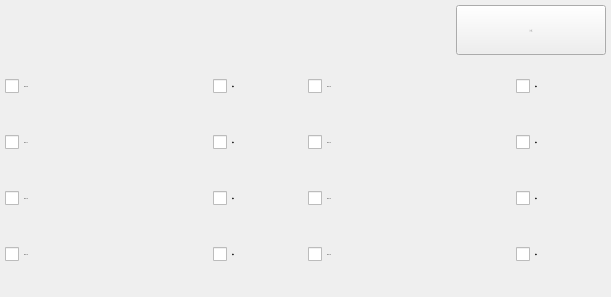
        <widget class="QWidget" name="pageTwo">
         <layout class="QGridLayout" name="gridLayout_3">
          <property name="horizontalSpacing">
           <number>5</number>
          </property>
          <property name="margin">
           <number>5</number>
          </property>
          <item row="0" column="0" colspan="2">
           <layout class="QHBoxLayout" name="horizontalLayout_17">
            <item>
             <spacer name="horizontalSpacer">
              <property name="orientation">
               <enum>Qt::Horizontal</enum>
              </property>
              <property name="sizeHint" stdset="0">
               <size>
                <width>40</width>
                <height>20</height>
               </size>
              </property>
             </spacer>
            </item>
            <item>
             <widget class="QPushButton" name="BtnPrev">
              <property name="minimumSize">
               <size>
                <width>150</width>
                <height>50</height>
               </size>
              </property>
              <property name="maximumSize">
               <size>
                <width>150</width>
                <height>50</height>
               </size>
              </property>
              <property name="font">
               <font>
                <family>微软雅黑</family>
                <pointsize>-1</pointsize>
                <weight>50</weight>
                <italic>false</italic>
                <bold>false</bold>
               </font>
              </property>
              <property name="text">
               <string>上一页</string>
              </property>
             </widget>
            </item>
           </layout>
          </item>
          <item row="1" column="0">
           <layout class="QHBoxLayout" name="horizontalLayout_11">
            <property name="spacing">
             <number>4</number>
            </property>
            <item>
             <widget class="xCheckBox" name="checkBoxJig09">
              <property name="sizePolicy">
               <sizepolicy hsizetype="Expanding" vsizetype="Minimum">
                <horstretch>0</horstretch>
                <verstretch>0</verstretch>
               </sizepolicy>
              </property>
              <property name="minimumSize">
               <size>
                <width>0</width>
                <height>50</height>
               </size>
              </property>
              <property name="maximumSize">
               <size>
                <width>16777215</width>
                <height>50</height>
               </size>
              </property>
              <property name="font">
               <font>
                <family>微软雅黑</family>
                <pointsize>-1</pointsize>
                <weight>50</weight>
                <italic>false</italic>
                <bold>false</bold>
               </font>
              </property>
              <property name="focusPolicy">
               <enum>Qt::NoFocus</enum>
              </property>
              <property name="text">
               <string>EM1-Y09</string>
              </property>
              <property name="iconSize">
               <size>
                <width>32</width>
                <height>32</height>
               </size>
              </property>
             </widget>
            </item>
            <item>
             <widget class="xCheckBox" name="checkBoxcheck09">
              <property name="sizePolicy">
               <sizepolicy hsizetype="Preferred" vsizetype="Minimum">
                <horstretch>0</horstretch>
                <verstretch>0</verstretch>
               </sizepolicy>
              </property>
              <property name="minimumSize">
               <size>
                <width>90</width>
                <height>50</height>
               </size>
              </property>
              <property name="maximumSize">
               <size>
                <width>16777215</width>
                <height>50</height>
               </size>
              </property>
              <property name="font">
               <font>
                <family>微软雅黑</family>
                <pointsize>-1</pointsize>
                <weight>50</weight>
                <italic>false</italic>
                <bold>false</bold>
               </font>
              </property>
              <property name="focusPolicy">
               <enum>Qt::NoFocus</enum>
              </property>
              <property name="text">
               <string>检测</string>
              </property>
              <property name="iconSize">
               <size>
                <width>32</width>
                <height>32</height>
               </size>
              </property>
             </widget>
            </item>
           </layout>
          </item>
          <item row="1" column="1">
           <layout class="QHBoxLayout" name="horizontalLayout_13">
            <property name="spacing">
             <number>4</number>
            </property>
            <item>
             <widget class="xCheckBox" name="checkBoxJig10">
              <property name="sizePolicy">
               <sizepolicy hsizetype="Expanding" vsizetype="Minimum">
                <horstretch>0</horstretch>
                <verstretch>0</verstretch>
               </sizepolicy>
              </property>
              <property name="minimumSize">
               <size>
                <width>0</width>
                <height>50</height>
               </size>
              </property>
              <property name="maximumSize">
               <size>
                <width>16777215</width>
                <height>50</height>
               </size>
              </property>
              <property name="font">
               <font>
                <family>微软雅黑</family>
                <pointsize>-1</pointsize>
                <weight>50</weight>
                <italic>false</italic>
                <bold>false</bold>
               </font>
              </property>
              <property name="focusPolicy">
               <enum>Qt::NoFocus</enum>
              </property>
              <property name="text">
               <string>EM1-Y10</string>
              </property>
              <property name="iconSize">
               <size>
                <width>32</width>
                <height>32</height>
               </size>
              </property>
             </widget>
            </item>
            <item>
             <widget class="xCheckBox" name="checkBoxcheck10">
              <property name="sizePolicy">
               <sizepolicy hsizetype="Preferred" vsizetype="Minimum">
                <horstretch>0</horstretch>
                <verstretch>0</verstretch>
               </sizepolicy>
              </property>
              <property name="minimumSize">
               <size>
                <width>90</width>
                <height>50</height>
               </size>
              </property>
              <property name="maximumSize">
               <size>
                <width>16777215</width>
                <height>50</height>
               </size>
              </property>
              <property name="font">
               <font>
                <family>微软雅黑</family>
                <pointsize>-1</pointsize>
                <weight>50</weight>
                <italic>false</italic>
                <bold>false</bold>
               </font>
              </property>
              <property name="focusPolicy">
               <enum>Qt::NoFocus</enum>
              </property>
              <property name="text">
               <string>检测</string>
              </property>
              <property name="iconSize">
               <size>
                <width>32</width>
                <height>32</height>
               </size>
              </property>
             </widget>
            </item>
           </layout>
          </item>
          <item row="2" column="0">
           <layout class="QHBoxLayout" name="horizontalLayout_9">
            <property name="spacing">
             <number>4</number>
            </property>
            <item>
             <widget class="xCheckBox" name="checkBoxJig11">
              <property name="sizePolicy">
               <sizepolicy hsizetype="Expanding" vsizetype="Minimum">
                <horstretch>0</horstretch>
                <verstretch>0</verstretch>
               </sizepolicy>
              </property>
              <property name="minimumSize">
               <size>
                <width>0</width>
                <height>50</height>
               </size>
              </property>
              <property name="maximumSize">
               <size>
                <width>16777215</width>
                <height>50</height>
               </size>
              </property>
              <property name="font">
               <font>
                <family>微软雅黑</family>
                <pointsize>-1</pointsize>
                <weight>50</weight>
                <italic>false</italic>
                <bold>false</bold>
               </font>
              </property>
              <property name="focusPolicy">
               <enum>Qt::NoFocus</enum>
              </property>
              <property name="text">
               <string>EM1-Y11</string>
              </property>
              <property name="iconSize">
               <size>
                <width>32</width>
                <height>32</height>
               </size>
              </property>
             </widget>
            </item>
            <item>
             <widget class="xCheckBox" name="checkBoxcheck11">
              <property name="sizePolicy">
               <sizepolicy hsizetype="Preferred" vsizetype="Minimum">
                <horstretch>0</horstretch>
                <verstretch>0</verstretch>
               </sizepolicy>
              </property>
              <property name="minimumSize">
               <size>
                <width>90</width>
                <height>50</height>
               </size>
              </property>
              <property name="maximumSize">
               <size>
                <width>16777215</width>
                <height>50</height>
               </size>
              </property>
              <property name="font">
               <font>
                <family>微软雅黑</family>
                <pointsize>-1</pointsize>
                <weight>50</weight>
                <italic>false</italic>
                <bold>false</bold>
               </font>
              </property>
              <property name="focusPolicy">
               <enum>Qt::NoFocus</enum>
              </property>
              <property name="text">
               <string>检测</string>
              </property>
              <property name="iconSize">
               <size>
                <width>32</width>
                <height>32</height>
               </size>
              </property>
             </widget>
            </item>
           </layout>
          </item>
          <item row="2" column="1">
           <layout class="QHBoxLayout" name="horizontalLayout_14">
            <property name="spacing">
             <number>4</number>
            </property>
            <item>
             <widget class="xCheckBox" name="checkBoxJig12">
              <property name="sizePolicy">
               <sizepolicy hsizetype="Expanding" vsizetype="Minimum">
                <horstretch>0</horstretch>
                <verstretch>0</verstretch>
               </sizepolicy>
              </property>
              <property name="minimumSize">
               <size>
                <width>0</width>
                <height>50</height>
               </size>
              </property>
              <property name="maximumSize">
               <size>
                <width>16777215</width>
                <height>50</height>
               </size>
              </property>
              <property name="font">
               <font>
                <family>微软雅黑</family>
                <pointsize>-1</pointsize>
                <weight>50</weight>
                <italic>false</italic>
                <bold>false</bold>
               </font>
              </property>
              <property name="focusPolicy">
               <enum>Qt::NoFocus</enum>
              </property>
              <property name="text">
               <string>EM1-Y12</string>
              </property>
              <property name="iconSize">
               <size>
                <width>32</width>
                <height>32</height>
               </size>
              </property>
             </widget>
            </item>
            <item>
             <widget class="xCheckBox" name="checkBoxcheck12">
              <property name="sizePolicy">
               <sizepolicy hsizetype="Preferred" vsizetype="Minimum">
                <horstretch>0</horstretch>
                <verstretch>0</verstretch>
               </sizepolicy>
              </property>
              <property name="minimumSize">
               <size>
                <width>90</width>
                <height>50</height>
               </size>
              </property>
              <property name="maximumSize">
               <size>
                <width>16777215</width>
                <height>50</height>
               </size>
              </property>
              <property name="font">
               <font>
                <family>微软雅黑</family>
                <pointsize>-1</pointsize>
                <weight>50</weight>
                <italic>false</italic>
                <bold>false</bold>
               </font>
              </property>
              <property name="focusPolicy">
               <enum>Qt::NoFocus</enum>
              </property>
              <property name="text">
               <string>检测</string>
              </property>
              <property name="iconSize">
               <size>
                <width>32</width>
                <height>32</height>
               </size>
              </property>
             </widget>
            </item>
           </layout>
          </item>
          <item row="3" column="0">
           <layout class="QHBoxLayout" name="horizontalLayout_10">
            <property name="spacing">
             <number>4</number>
            </property>
            <item>
             <widget class="xCheckBox" name="checkBoxJig13">
              <property name="sizePolicy">
               <sizepolicy hsizetype="Expanding" vsizetype="Minimum">
                <horstretch>0</horstretch>
                <verstretch>0</verstretch>
               </sizepolicy>
              </property>
              <property name="minimumSize">
               <size>
                <width>0</width>
                <height>50</height>
               </size>
              </property>
              <property name="maximumSize">
               <size>
                <width>16777215</width>
                <height>50</height>
               </size>
              </property>
              <property name="font">
               <font>
                <family>微软雅黑</family>
                <pointsize>-1</pointsize>
                <weight>50</weight>
                <italic>false</italic>
                <bold>false</bold>
               </font>
              </property>
              <property name="focusPolicy">
               <enum>Qt::NoFocus</enum>
              </property>
              <property name="text">
               <string>EM1-Y13</string>
              </property>
              <property name="iconSize">
               <size>
                <width>32</width>
                <height>32</height>
               </size>
              </property>
             </widget>
            </item>
            <item>
             <widget class="xCheckBox" name="checkBoxcheck13">
              <property name="sizePolicy">
               <sizepolicy hsizetype="Preferred" vsizetype="Minimum">
                <horstretch>0</horstretch>
                <verstretch>0</verstretch>
               </sizepolicy>
              </property>
              <property name="minimumSize">
               <size>
                <width>90</width>
                <height>50</height>
               </size>
              </property>
              <property name="maximumSize">
               <size>
                <width>16777215</width>
                <height>50</height>
               </size>
              </property>
              <property name="font">
               <font>
                <family>微软雅黑</family>
                <pointsize>-1</pointsize>
                <weight>50</weight>
                <italic>false</italic>
                <bold>false</bold>
               </font>
              </property>
              <property name="focusPolicy">
               <enum>Qt::NoFocus</enum>
              </property>
              <property name="text">
               <string>检测</string>
              </property>
              <property name="iconSize">
               <size>
                <width>32</width>
                <height>32</height>
               </size>
              </property>
             </widget>
            </item>
           </layout>
          </item>
          <item row="3" column="1">
           <layout class="QHBoxLayout" name="horizontalLayout_15">
            <property name="spacing">
             <number>4</number>
            </property>
            <item>
             <widget class="xCheckBox" name="checkBoxJig14">
              <property name="sizePolicy">
               <sizepolicy hsizetype="Expanding" vsizetype="Minimum">
                <horstretch>0</horstretch>
                <verstretch>0</verstretch>
               </sizepolicy>
              </property>
              <property name="minimumSize">
               <size>
                <width>0</width>
                <height>50</height>
               </size>
              </property>
              <property name="maximumSize">
               <size>
                <width>16777215</width>
                <height>50</height>
               </size>
              </property>
              <property name="font">
               <font>
                <family>微软雅黑</family>
                <pointsize>-1</pointsize>
                <weight>50</weight>
                <italic>false</italic>
                <bold>false</bold>
               </font>
              </property>
              <property name="focusPolicy">
               <enum>Qt::NoFocus</enum>
              </property>
              <property name="text">
               <string>EM1-Y14</string>
              </property>
              <property name="iconSize">
               <size>
                <width>32</width>
                <height>32</height>
               </size>
              </property>
             </widget>
            </item>
            <item>
             <widget class="xCheckBox" name="checkBoxcheck14">
              <property name="sizePolicy">
               <sizepolicy hsizetype="Preferred" vsizetype="Minimum">
                <horstretch>0</horstretch>
                <verstretch>0</verstretch>
               </sizepolicy>
              </property>
              <property name="minimumSize">
               <size>
                <width>90</width>
                <height>50</height>
               </size>
              </property>
              <property name="maximumSize">
               <size>
                <width>16777215</width>
                <height>50</height>
               </size>
              </property>
              <property name="font">
               <font>
                <family>微软雅黑</family>
                <pointsize>-1</pointsize>
                <weight>50</weight>
                <italic>false</italic>
                <bold>false</bold>
               </font>
              </property>
              <property name="focusPolicy">
               <enum>Qt::NoFocus</enum>
              </property>
              <property name="text">
               <string>检测</string>
              </property>
              <property name="iconSize">
               <size>
                <width>32</width>
                <height>32</height>
               </size>
              </property>
             </widget>
            </item>
           </layout>
          </item>
          <item row="4" column="0">
           <layout class="QHBoxLayout" name="horizontalLayout_12">
            <property name="spacing">
             <number>4</number>
            </property>
            <item>
             <widget class="xCheckBox" name="checkBoxJig15">
              <property name="sizePolicy">
               <sizepolicy hsizetype="Expanding" vsizetype="Minimum">
                <horstretch>0</horstretch>
                <verstretch>0</verstretch>
               </sizepolicy>
              </property>
              <property name="minimumSize">
               <size>
                <width>0</width>
                <height>50</height>
               </size>
              </property>
              <property name="maximumSize">
               <size>
                <width>16777215</width>
                <height>50</height>
               </size>
              </property>
              <property name="font">
               <font>
                <family>微软雅黑</family>
                <pointsize>-1</pointsize>
                <weight>50</weight>
                <italic>false</italic>
                <bold>false</bold>
               </font>
              </property>
              <property name="focusPolicy">
               <enum>Qt::NoFocus</enum>
              </property>
              <property name="text">
               <string>EM1-Y15</string>
              </property>
              <property name="iconSize">
               <size>
                <width>32</width>
                <height>32</height>
               </size>
              </property>
             </widget>
            </item>
            <item>
             <widget class="xCheckBox" name="checkBoxcheck15">
              <property name="sizePolicy">
               <sizepolicy hsizetype="Preferred" vsizetype="Minimum">
                <horstretch>0</horstretch>
                <verstretch>0</verstretch>
               </sizepolicy>
              </property>
              <property name="minimumSize">
               <size>
                <width>90</width>
                <height>50</height>
               </size>
              </property>
              <property name="maximumSize">
               <size>
                <width>16777215</width>
                <height>50</height>
               </size>
              </property>
              <property name="font">
               <font>
                <family>微软雅黑</family>
                <pointsize>-1</pointsize>
                <weight>50</weight>
                <italic>false</italic>
                <bold>false</bold>
               </font>
              </property>
              <property name="focusPolicy">
               <enum>Qt::NoFocus</enum>
              </property>
              <property name="text">
               <string>检测</string>
              </property>
              <property name="iconSize">
               <size>
                <width>32</width>
                <height>32</height>
               </size>
              </property>
             </widget>
            </item>
           </layout>
          </item>
          <item row="4" column="1">
           <layout class="QHBoxLayout" name="horizontalLayout_16">
            <property name="spacing">
             <number>4</number>
            </property>
            <item>
             <widget class="xCheckBox" name="checkBoxJig16">
              <property name="sizePolicy">
               <sizepolicy hsizetype="Expanding" vsizetype="Minimum">
                <horstretch>0</horstretch>
                <verstretch>0</verstretch>
               </sizepolicy>
              </property>
              <property name="minimumSize">
               <size>
                <width>0</width>
                <height>50</height>
               </size>
              </property>
              <property name="maximumSize">
               <size>
                <width>16777215</width>
                <height>50</height>
               </size>
              </property>
              <property name="font">
               <font>
                <family>微软雅黑</family>
                <pointsize>-1</pointsize>
                <weight>50</weight>
                <italic>false</italic>
                <bold>false</bold>
               </font>
              </property>
              <property name="focusPolicy">
               <enum>Qt::NoFocus</enum>
              </property>
              <property name="text">
               <string>EM1-Y16</string>
              </property>
              <property name="iconSize">
               <size>
                <width>32</width>
                <height>32</height>
               </size>
              </property>
             </widget>
            </item>
            <item>
             <widget class="xCheckBox" name="checkBoxcheck16">
              <property name="sizePolicy">
               <sizepolicy hsizetype="Preferred" vsizetype="Minimum">
                <horstretch>0</horstretch>
                <verstretch>0</verstretch>
               </sizepolicy>
              </property>
              <property name="minimumSize">
               <size>
                <width>90</width>
                <height>50</height>
               </size>
              </property>
              <property name="maximumSize">
               <size>
                <width>16777215</width>
                <height>50</height>
               </size>
              </property>
              <property name="font">
               <font>
                <family>微软雅黑</family>
                <pointsize>-1</pointsize>
                <weight>50</weight>
                <italic>false</italic>
                <bold>false</bold>
               </font>
              </property>
              <property name="focusPolicy">
               <enum>Qt::NoFocus</enum>
              </property>
              <property name="text">
               <string>检测</string>
              </property>
              <property name="iconSize">
               <size>
                <width>32</width>
                <height>32</height>
               </size>
              </property>
             </widget>
            </item>
           </layout>
          </item>
          <item row="5" column="0" colspan="2">
           <spacer name="verticalSpacer_2">
            <property name="orientation">
             <enum>Qt::Vertical</enum>
            </property>
            <property name="sizeHint" stdset="0">
             <size>
              <width>601</width>
              <height>13</height>
             </size>
            </property>
           </spacer>
          </item>
         </layout>
        </widget>
